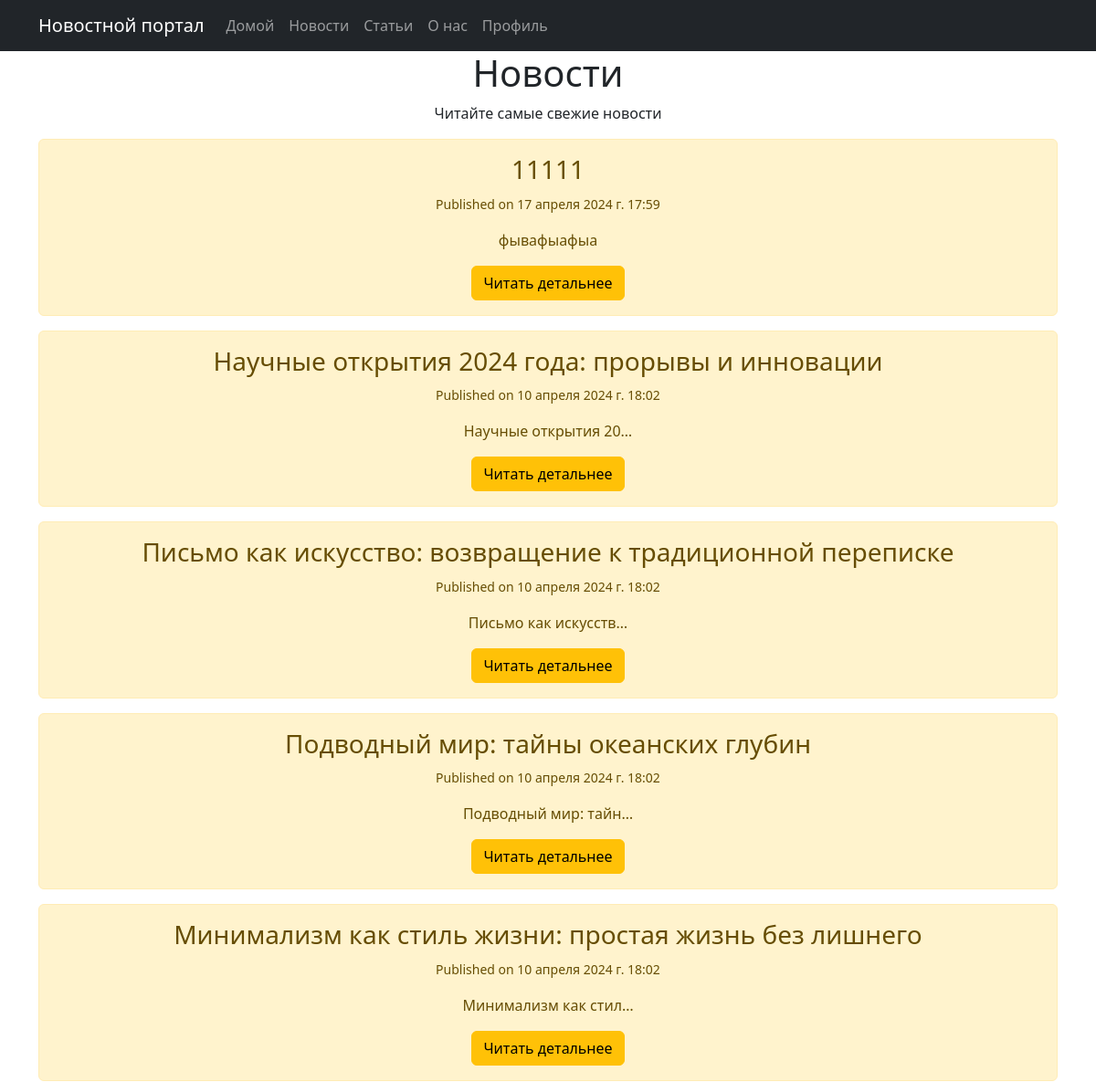
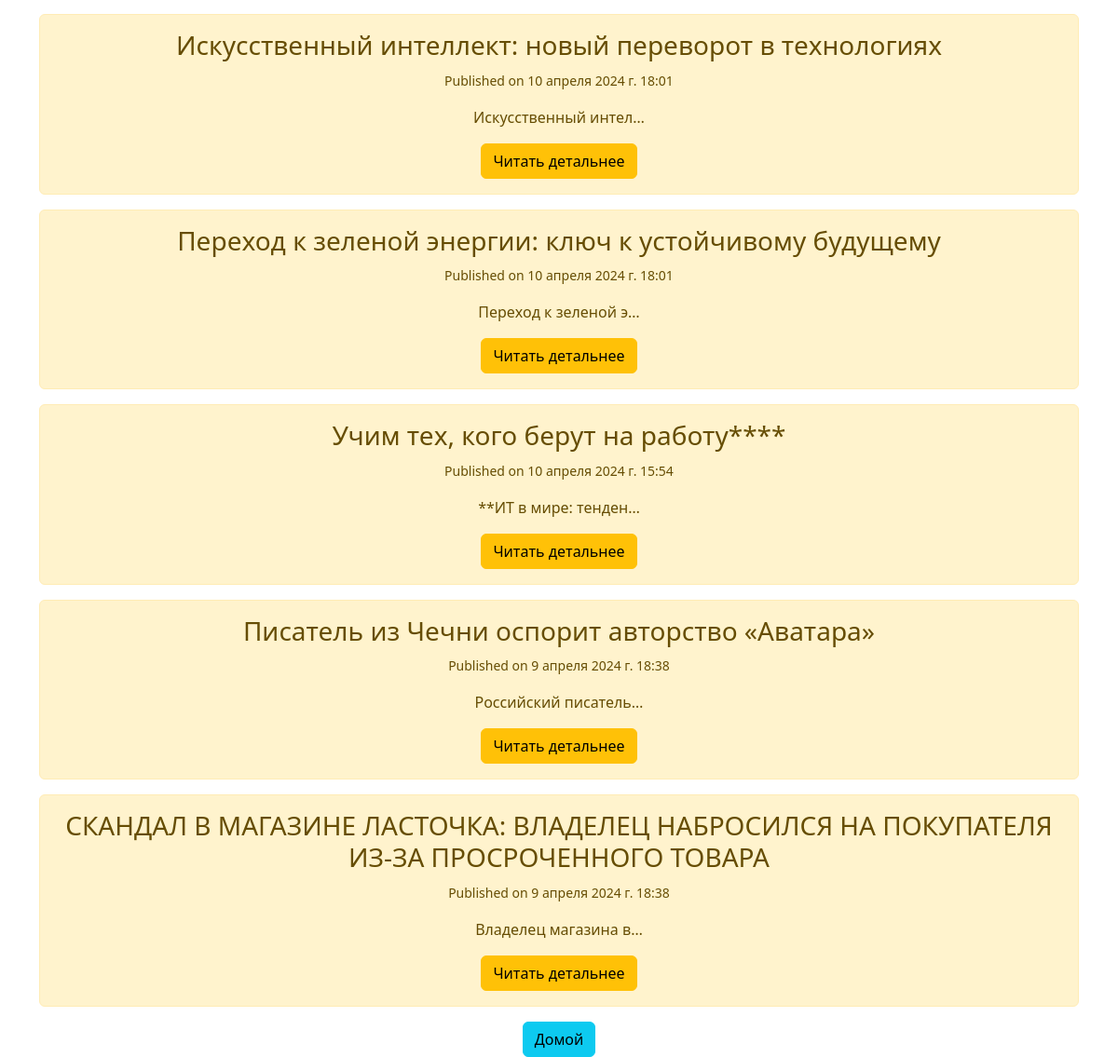
Page /news/ on the committed database (2 pictures, top to bottom).
### news/models.py (models this page shows, shortened)
class Post(models.Model):
    author = models.ForeignKey(Author, on_delete=models.CASCADE, verbose_name='Автор')
    TYPES = (
        ('N', 'News'),
        ('A', 'Article'),
    )
    type = models.CharField(max_length=20, choices=TYPES, verbose_name='Тип поста')
    created_at = models.DateTimeField(auto_now_add=True, verbose_name='Дата создания')
    categories = models.ManyToManyField(Category, through='PostCategory', verbose_name='Категории')
    title = models.CharField(max_length=255, verbose_name='Заголовок')
    text = models.TextField(verbose_name='Текст')
    rating = models.IntegerField(default=0, verbose_name='Рейтинг')

### news/views.py (the view)
# urls.py: path('news/', PostListView.as_view(), name='news_home'),
class PostListView(ListView):
    model = Post
    ordering = '-created_at'
    template_name = 'news/news_home.html'
    context_object_name = 'posts'
    paginate_by = 10
    def get_queryset(self):
        queryset = super().get_queryset()
        queryset = queryset.filter(type='N')
        return queryset

### news/templatetags/custom_filters.py (called while the page is built)
def censor(value):
    unwanted_words = ['редиска', 'сука', 'блять', 'хуй']
    for word in unwanted_words:
        value = value.replace(word, '*' * len(word))
    return value

### news/templates/news/news_home.html (shortened to what this page needs)
{% extends 'main/default.html' %}
{% load custom_filters %}
{% block content %}
<div class="feature">
    <h1>Новости</h1>
    <p>Читайте самые свежие новости</p>
    {% if posts %}
        {% for el in posts %}
        <div class="alert alert-warning">
            <h3>{{ el.title|censor }} </h3>
            <p><small>Published on {{ el.created_at }}</small></p>
            <p>{{ el.text|truncatechars:20|censor }}</p>
            <a href="{% url 'news_detail' el.id %}" class="btn btn-warning">Читать детальнее</a>
        </div>
        {% endfor%}
    {% else %}
        <p>У вас нет записей!</p>
    {% endif %}
    <a href="{% url 'index' %}">
        <button class="btn btn-info">Домой</button>
    </a>
</div>
{% endblock %}

### rows in the picture
Post: title|censor "11111", created_at "17 апреля 2024 г. 17:59", text|censor "фывафыафыа"
Post: title|censor "Научные открытия 2024 года: прорывы и инновации", created_at "10 апреля 2024 г. 18:02", text|censor "Научные открытия 20…"
Post: title|censor "Письмо как искусство: возвращение к традиционной переписке", created_at "10 апреля 2024 г. 18:02", text|censor "Письмо как искусств…"
Post: title|censor "Подводный мир: тайны океанских глубин", created_at "10 апреля 2024 г. 18:02", text|censor "Подводный мир: тайн…"
Post: title|censor "Минимализм как стиль жизни: простая жизнь без лишнего", created_at "10 апреля 2024 г. 18:02", text|censor "Минимализм как стил…"
Post: title|censor "Искусственный интеллект: новый переворот в технологиях", created_at "10 апреля 2024 г. 18:01", text|censor "Искусственный интел…"
Post: title|censor "Переход к зеленой энергии: ключ к устойчивому будущему", created_at "10 апреля 2024 г. 18:01", text|censor "Переход к зеленой э…"
Post: title|censor "Учим тех, кого берут на работу****", created_at "10 апреля 2024 г. 15:54", text|censor "**ИТ в мире: тенден…"
Post: title|censor "Писатель из Чечни оспорит авторство «Аватара»", created_at "9 апреля 2024 г. 18:38", text|censor "Российский писатель…"
Post: title|censor "СКАНДАЛ В МАГАЗИНЕ ЛАСТОЧКА: ВЛАДЕЛЕЦ НАБРОСИЛСЯ НА ПОКУПАТЕЛЯ ИЗ-ЗА ПРОСРОЧЕННОГО ТОВАРА", created_at "9 апреля 2024 г. 18:38", text|censor "Владелец магазина в…"
